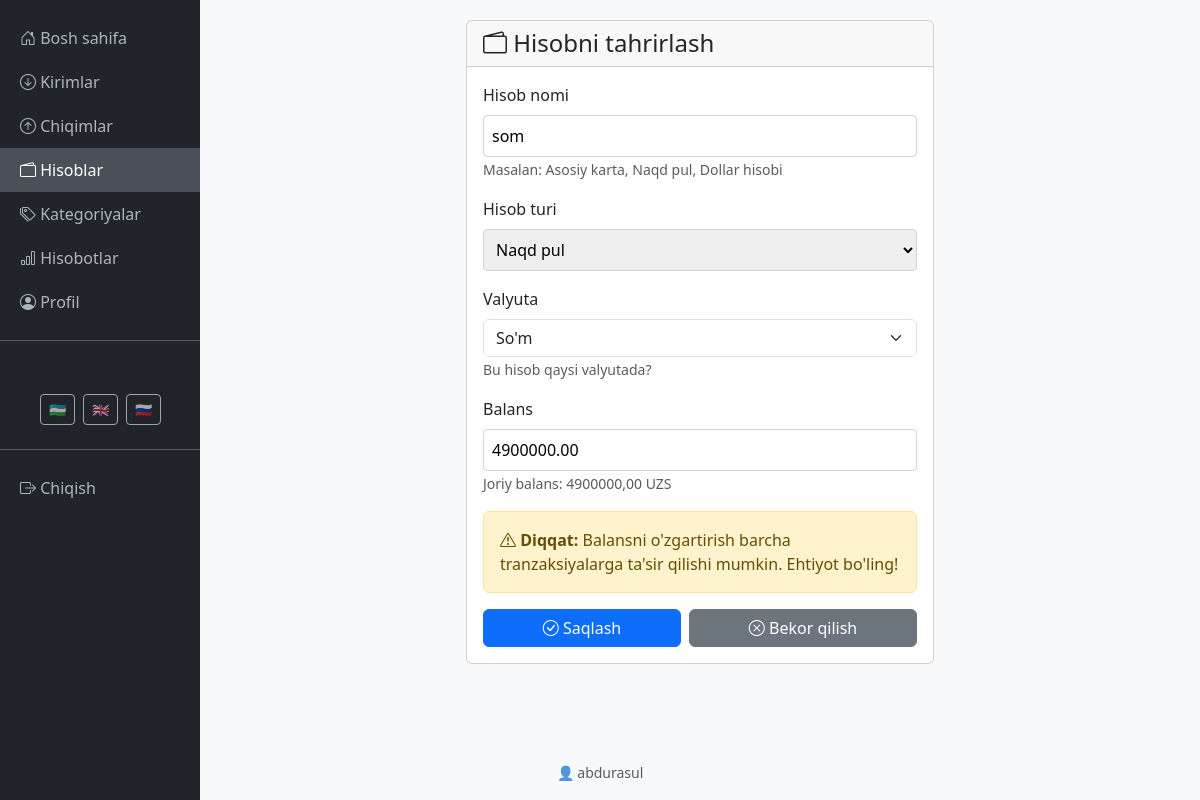
The page /uz/accounts/4/edit/ (signed in) on the database its author committed.
### finance/models.py (models this page shows, shortened)
class Account(models.Model):
    ACCOUNT_TYPES = [
        ('cash', 'Naqd pul'),
        ('card', 'Karta'),
        ('currency', 'Valyuta'),
    ]
    CURRENCY_CHOICES = [
        ('UZS', 'So\'m'),
        ('USD', 'Dollar'),
        ('EUR', 'Evro'),
        ('RUB', 'Rubl'),
    ]
    user = models.ForeignKey(User, on_delete=models.CASCADE, related_name='accounts')
    name = models.CharField(max_length=100, verbose_name='Hisob nomi')
    account_type = models.CharField(max_length=20, choices=ACCOUNT_TYPES, verbose_name='Hisob turi')
    currency = models.CharField(max_length=3, choices=CURRENCY_CHOICES, default='UZS', verbose_name='Valyuta')
    balance = models.DecimalField(max_digits=12, decimal_places=2, default=0, verbose_name='Balans')
    created_at = models.DateTimeField(auto_now_add=True)
    class Meta:
        verbose_name = 'Hisob'
        verbose_name_plural = 'Hisoblar'
        ordering = ['-created_at']

### finance/views.py (the view)
# urls.py: path('accounts/<int:pk>/edit/', account_edit_view, name='account_edit'),
@login_required
def account_edit_view(request, pk):
    account = get_object_or_404(Account, pk=pk, user=request.user)
    if request.method == 'POST':
        form = AccountForm(request.POST, instance=account)
        if form.is_valid():
            form.save()
            messages.success(request, 'Hisob tahrirlandi!')
            return redirect('finance:account_list')
    else:
        form = AccountForm(instance=account)
    return render(request, 'finance/account_form.html', {
        'form': form,
        'title': 'Hisobni tahrirlash',
        'account': account
    })

### finance/forms.py
class AccountForm(forms.ModelForm):
    class Meta:
        model = Account
        fields = ['name', 'account_type', 'currency', 'balance']
        widgets = {
            'currency': forms.Select(attrs={'class': 'form-select'}),
        }
    def __init__(self, *args, **kwargs):
        super().__init__(*args, **kwargs)

### finance/templates/finance/account_form.html (shortened to what this page needs)
{% extends 'finance/base.html' %}
{% load i18n %}
{% block content %}
<div class="row justify-content-center">
    <div class="col-md-6">
        <div class="card">
            <div class="card-header">
                <h4 class="mb-0"><i class="bi bi-wallet2"></i> {{ title }}</h4>
            </div>
            <div class="card-body">
                <form method="POST">
                    <div class="mb-3">
                        <label class="form-label">{% trans "Hisob nomi" %}</label>
                        {{ form.name }}
                        <small class="text-muted">{% trans "Masalan: Asosiy karta, Naqd pul, Dollar hisobi" %}</small>
                    </div>
                    <div class="mb-3">
                        <label class="form-label">{% trans "Hisob turi" %}</label>
                        {{ form.account_type }}
                    </div>
                    <div class="mb-3">
                        <label class="form-label">{% trans "Valyuta" %}</label>
                        {{ form.currency }}
                        <small class="text-muted">{% trans "Bu hisob qaysi valyutada?" %}</small>
                    </div>
                    <div class="mb-3">
                        <label class="form-label">{% trans "Balans" %}</label>
                        {{ form.balance }}
                        {% if account %}
                        <small class="text-muted">{% trans "Joriy balans:" %} {{ account.balance }} {{ account.currency }}</small>
                        {% else %}
                        <small class="text-muted">{% trans "Hisob yaratilganda mavjud pul miqdori (tanlangan valyutada)" %}</small>
                        {% endif %}
                    </div>
                    {% if account %}
                    <div class="alert alert-warning">
                        <i class="bi bi-exclamation-triangle"></i>
                        <strong>{% trans "Diqqat:" %}</strong> {% trans "Balansni o'zgartirish barcha tranzaksiyalarga ta'sir qilishi mumkin. Ehtiyot bo'ling!" %}
                    </div>
                    {% endif %}
                    <div class="d-flex gap-2">
                        <button type="submit" class="btn btn-primary flex-fill">
                            <i class="bi bi-check-circle"></i> {% trans "Saqlash" %}
                        </button>
                        <a href="{% url 'finance:account_list' %}" class="btn btn-secondary flex-fill">
                            <i class="bi bi-x-circle"></i> {% trans "Bekor qilish" %}
                        </a>
                    </div>
                </form>
            </div>
        </div>
    </div>
</div>
{% endblock %}

### finance/templates/finance/base.html (shortened to what this page needs)
<!DOCTYPE html>
{% load i18n %}
<html lang="uz">
<head>
    <link href="https://cdn.jsdelivr.net/npm/bootstrap@5.3.0/dist/css/bootstrap.min.css" rel="stylesheet">
    <link rel="stylesheet" href="https://cdn.jsdelivr.net/npm/bootstrap-icons@1.10.0/font/bootstrap-icons.css">
</head>
<body>
    {% if user.is_authenticated and user.is_active %}
    <div class="container-fluid">
        <div class="row">
            <div class="col-md-2 sidebar p-0">
                <nav class="mt-3">
                    <a href="{% url 'finance:dashboard' %}" class="{% if request.resolver_match.url_name == 'dashboard' %}active{% endif %}">
                        <i class="bi bi-house-door"></i> {% trans "Bosh sahifa" %}
                    </a>
                    <a href="{% url 'finance:income_list' %}" class="{% if 'income' in request.path %}active{% endif %}">
                        <i class="bi bi-arrow-down-circle"></i> {% trans "Kirimlar" %}
                    </a>
                    <a href="{% url 'finance:expense_list' %}" class="{% if 'expense' in request.path %}active{% endif %}">
                        <i class="bi bi-arrow-up-circle"></i> {% trans "Chiqimlar" %}
                    </a>
                    <a href="{% url 'finance:account_list' %}" class="{% if 'account' in request.path %}active{% endif %}">
                        <i class="bi bi-wallet2"></i> {% trans "Hisoblar" %}
                    </a>
                    <a href="{% url 'finance:category_list' %}" class="{% if 'categor' in request.path %}active{% endif %}">
                        <i class="bi bi-tags"></i> {% trans "Kategoriyalar" %}
                    </a>
                    <a href="{% url 'finance:reports' %}" class="{% if 'reports' in request.path %}active{% endif %}">
                        <i class="bi bi-bar-chart"></i> {% trans "Hisobotlar" %}
                    </a>
                    <a href="{% url 'finance:profile' %}" class="{% if 'profile' in request.path %}active{% endif %}">
                        <i class="bi bi-person-circle"></i> {% trans "Profil" %}
                    </a>
                    <hr class="text-white">
                    <div class="px-3 py-2">
                        <small class="text-muted d-block mb-2"><i class="bi bi-translate"></i> {% trans "Til" %}</small>
                        <form action="{% url 'set_language' %}" method="post" id="language-form">
                            <div class="d-flex gap-2 justify-content-center">
                                <button type="submit" name="language" value="uz" class="btn btn-sm btn-outline-light lang-flag {% if LANGUAGE_CODE == 'uz' %}active{% endif %}" title="O'zbek">
                                    🇺🇿
                                </button>
                                <button type="submit" name="language" value="en" class="btn btn-sm btn-outline-light lang-flag {% if LANGUAGE_CODE == 'en' %}active{% endif %}" title="English">
                                    🇬🇧
                                </button>
                                <button type="submit" name="language" value="ru" class="btn btn-sm btn-outline-light lang-flag {% if LANGUAGE_CODE == 'ru' %}active{% endif %}" title="Русский">
                                    🇷🇺
                                </button>
                            </div>
                        </form>
                    </div>
                    <hr class="text-white">
                    <a href="{% url 'finance:logout' %}">
                        <i class="bi bi-box-arrow-right"></i> {% trans "Chiqish" %}
                    </a>
                </nav>
                <div class="p-3 text-center position-absolute bottom-0 w-100">
                    <small class="text-muted">👤 {{ user.username }}</small>
                </div>
            </div>
            <div class="col-md-10 main-content">
                {% block content %}{% endblock %}
            </div>
        </div>
    </div>
    {% endif %}
</body>
</html>

### finance/templates/finance/base.html (style rules this page uses)
body { background-color: #f8f9fa; }
.sidebar { min-height: 100vh; background-color: #212529; }
.sidebar a { color: #adb5bd; text-decoration: none; padding: 10px 20px; display: block; transition: all 0.3s; }
.sidebar a:hover, .sidebar a.active { background-color: #495057; color: #fff; }
.main-content { padding: 20px; }
.lang-flag { cursor: pointer; opacity: 0.6; transition: opacity 0.3s; }

### finance/templates/finance/account_form.html (style rules this page uses)
select, input { width: 100%; padding: 8px; border: 1px solid #ced4da; border-radius: 4px; }

### rows shown on the page
Account: name "som", account_type "Naqd pul", currency "So'm", balance "4900000.00", balance "4900000,00", currency "UZS"

### other values the page prints
{{ user.username }} "abdurasul"
{{ title }} "Hisobni tahrirlash"
